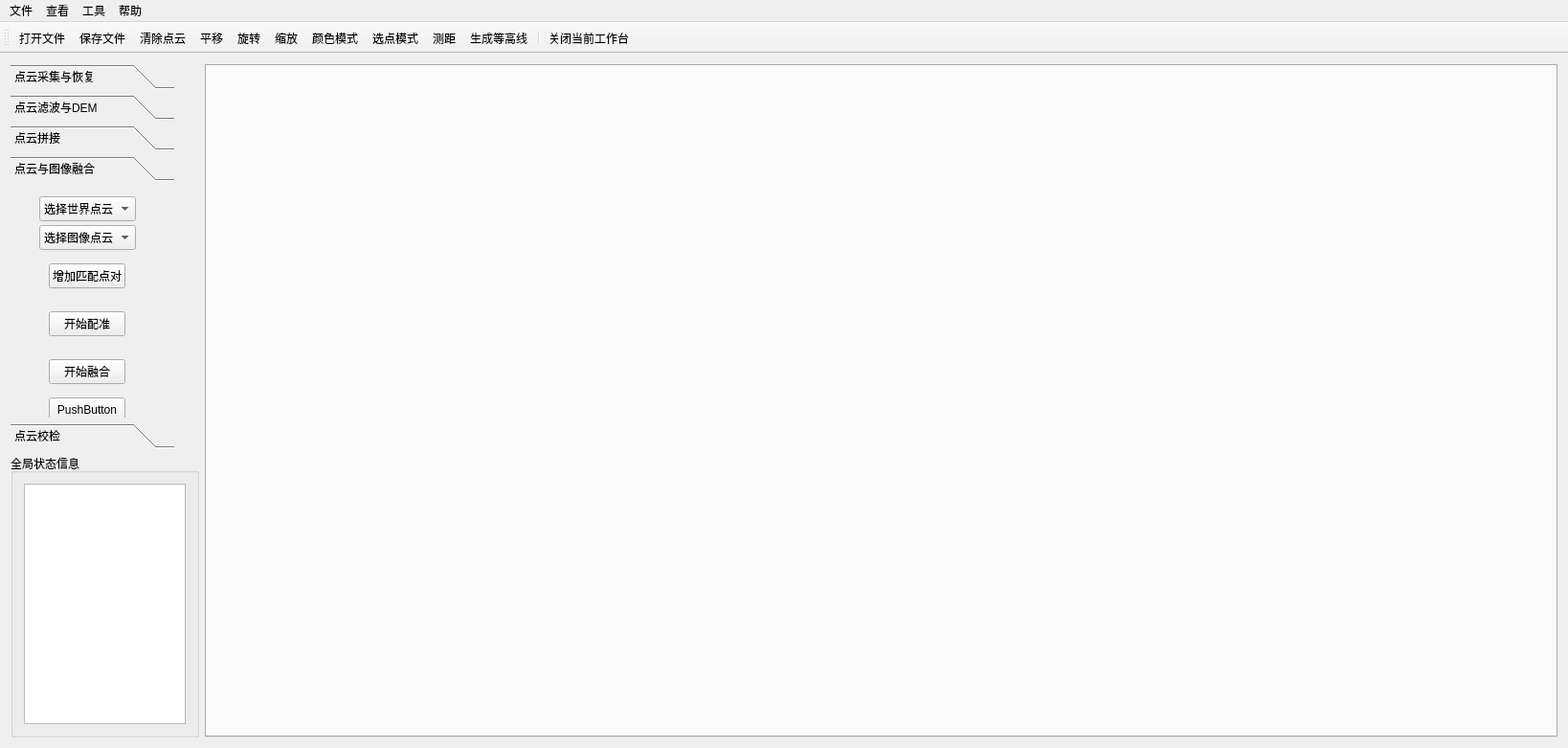
<?xml version="1.0" encoding="UTF-8"?>
<ui version="4.0">
 <class>MainWindow</class>
 <widget class="QMainWindow" name="MainWindow">
  <property name="geometry">
   <rect>
    <x>0</x>
    <y>0</y>
    <width>1638</width>
    <height>781</height>
   </rect>
  </property>
  <property name="windowTitle">
   <string>MainWindow</string>
  </property>
  <widget class="QWidget" name="centralWidget">
   <layout class="QGridLayout" name="gridLayout">
    <item row="0" column="1" rowspan="2">
     <widget class="QTabWidget" name="tabWidget">
      <property name="minimumSize">
       <size>
        <width>1331</width>
        <height>701</height>
       </size>
      </property>
      <property name="currentIndex">
       <number>-1</number>
      </property>
     </widget>
    </item>
    <item row="1" column="0">
     <widget class="QGroupBox" name="groupBox">
      <property name="sizePolicy">
       <sizepolicy hsizetype="Expanding" vsizetype="Expanding">
        <horstretch>0</horstretch>
        <verstretch>0</verstretch>
       </sizepolicy>
      </property>
      <property name="minimumSize">
       <size>
        <width>197</width>
        <height>292</height>
       </size>
      </property>
      <property name="maximumSize">
       <size>
        <width>197</width>
        <height>100000</height>
       </size>
      </property>
      <property name="title">
       <string>全局状态信息</string>
      </property>
      <layout class="QGridLayout" name="gridLayout_2">
       <item row="0" column="0">
        <widget class="QListView" name="log_view"/>
       </item>
      </layout>
     </widget>
    </item>
    <item row="0" column="0">
     <widget class="QToolBox" name="toolBox">
      <property name="sizePolicy">
       <sizepolicy hsizetype="Expanding" vsizetype="Expanding">
        <horstretch>0</horstretch>
        <verstretch>0</verstretch>
       </sizepolicy>
      </property>
      <property name="minimumSize">
       <size>
        <width>171</width>
        <height>401</height>
       </size>
      </property>
      <property name="maximumSize">
       <size>
        <width>171</width>
        <height>100000</height>
       </size>
      </property>
      <property name="currentIndex">
       <number>3</number>
      </property>
      <widget class="QWidget" name="page_4">
       <property name="geometry">
        <rect>
         <x>0</x>
         <y>0</y>
         <width>171</width>
         <height>241</height>
        </rect>
       </property>
       <attribute name="label">
        <string>点云采集与恢复</string>
       </attribute>
       <widget class="QWidget" name="layoutWidget">
        <property name="geometry">
         <rect>
          <x>0</x>
          <y>0</y>
          <width>171</width>
          <height>231</height>
         </rect>
        </property>
        <layout class="QVBoxLayout" name="verticalLayout_2">
         <item>
          <layout class="QVBoxLayout" name="verticalLayout">
           <item>
            <widget class="QGroupBox" name="groupBox_2">
             <property name="maximumSize">
              <size>
               <width>16777215</width>
               <height>50</height>
              </size>
             </property>
             <property name="title">
              <string>离线采集恢复</string>
             </property>
             <widget class="QWidget" name="layoutWidget">
              <property name="geometry">
               <rect>
                <x>0</x>
                <y>20</y>
                <width>168</width>
                <height>28</height>
               </rect>
              </property>
              <layout class="QHBoxLayout" name="horizontalLayout_3">
               <item>
                <widget class="QPushButton" name="openSourceDataBtn">
                 <property name="toolTip">
                  <string>载入数据</string>
                 </property>
                 <property name="text">
                  <string>载入数据</string>
                 </property>
                </widget>
               </item>
               <item>
                <widget class="QPushButton" name="OfflineRecoverBtn">
                 <property name="toolTip">
                  <string>开始恢复</string>
                 </property>
                 <property name="text">
                  <string>开始恢复</string>
                 </property>
                </widget>
               </item>
              </layout>
             </widget>
            </widget>
           </item>
           <item>
            <widget class="QGroupBox" name="groupBox_3">
             <property name="maximumSize">
              <size>
               <width>16777215</width>
               <height>50</height>
              </size>
             </property>
             <property name="title">
              <string>在线采集恢复</string>
             </property>
             <widget class="QWidget" name="layoutWidget">
              <property name="geometry">
               <rect>
                <x>0</x>
                <y>20</y>
                <width>171</width>
                <height>28</height>
               </rect>
              </property>
              <layout class="QHBoxLayout" name="horizontalLayout_2">
               <item>
                <widget class="QPushButton" name="connect_Btn">
                 <property name="toolTip">
                  <string>建立连接</string>
                 </property>
                 <property name="text">
                  <string>建立连接</string>
                 </property>
                </widget>
               </item>
               <item>
                <widget class="QPushButton" name="OnlineRecoverBtn">
                 <property name="toolTip">
                  <string>开始采集与恢复</string>
                 </property>
                 <property name="text">
                  <string>采集与恢复</string>
                 </property>
                </widget>
               </item>
              </layout>
             </widget>
            </widget>
           </item>
           <item>
            <widget class="QGroupBox" name="groupBox_4">
             <property name="maximumSize">
              <size>
               <width>16777215</width>
               <height>85</height>
              </size>
             </property>
             <property name="title">
              <string>数据监测</string>
             </property>
             <widget class="QWidget" name="layoutWidget">
              <property name="geometry">
               <rect>
                <x>0</x>
                <y>21</y>
                <width>168</width>
                <height>60</height>
               </rect>
              </property>
              <layout class="QFormLayout" name="formLayout">
               <item row="0" column="0">
                <widget class="QPushButton" name="posDetectBtn">
                 <property name="toolTip">
                  <string>位置检测</string>
                 </property>
                 <property name="text">
                  <string>位置检测</string>
                 </property>
                </widget>
               </item>
               <item row="0" column="1">
                <widget class="QPushButton" name="eulerDetectBtn">
                 <property name="toolTip">
                  <string>姿态监测</string>
                 </property>
                 <property name="text">
                  <string>姿态监测</string>
                 </property>
                </widget>
               </item>
               <item row="1" column="0">
                <widget class="QPushButton" name="picDetectBtn">
                 <property name="toolTip">
                  <string>图像监测</string>
                 </property>
                 <property name="text">
                  <string>图像监测</string>
                 </property>
                </widget>
               </item>
               <item row="1" column="1">
                <widget class="QPushButton" name="point_show_Btn">
                 <property name="toolTip">
                  <string>点云显示</string>
                 </property>
                 <property name="text">
                  <string>点云显示</string>
                 </property>
                </widget>
               </item>
              </layout>
             </widget>
            </widget>
           </item>
          </layout>
         </item>
        </layout>
       </widget>
       <widget class="QWidget" name="layoutWidget">
        <property name="geometry">
         <rect>
          <x>0</x>
          <y>210</y>
          <width>171</width>
          <height>31</height>
         </rect>
        </property>
        <layout class="QVBoxLayout" name="verticalLayout_4">
         <item>
          <widget class="QPushButton" name="Save_collectRecover_Btn">
           <property name="text">
            <string>保存采集点云</string>
           </property>
          </widget>
         </item>
        </layout>
       </widget>
      </widget>
      <widget class="QWidget" name="page_3">
       <property name="geometry">
        <rect>
         <x>0</x>
         <y>0</y>
         <width>171</width>
         <height>241</height>
        </rect>
       </property>
       <attribute name="label">
        <string>点云滤波与DEM</string>
       </attribute>
       <widget class="QWidget" name="layoutWidget">
        <property name="geometry">
         <rect>
          <x>0</x>
          <y>10</y>
          <width>171</width>
          <height>231</height>
         </rect>
        </property>
        <layout class="QGridLayout" name="gridLayout_3">
         <item row="1" column="0">
          <widget class="QLabel" name="para1_label">
           <property name="text">
            <string>参数1</string>
           </property>
          </widget>
         </item>
         <item row="1" column="1">
          <widget class="QDoubleSpinBox" name="para1_spinbox">
           <property name="maximumSize">
            <size>
             <width>1111111</width>
             <height>16777215</height>
            </size>
           </property>
           <property name="decimals">
            <number>2</number>
           </property>
           <property name="maximum">
            <double>99.989999999999995</double>
           </property>
          </widget>
         </item>
         <item row="0" column="0" colspan="2">
          <widget class="QComboBox" name="filter_comboBox">
           <property name="toolTip">
            <string>点云滤波</string>
           </property>
           <item>
            <property name="text">
             <string>请选择滤波方法</string>
            </property>
           </item>
           <item>
            <property name="text">
             <string>曲率滤波</string>
            </property>
           </item>
           <item>
            <property name="text">
             <string>法向滤波</string>
            </property>
           </item>
           <item>
            <property name="text">
             <string>厚度滤波</string>
            </property>
           </item>
           <item>
            <property name="text">
             <string>栅格滤波</string>
            </property>
           </item>
           <item>
            <property name="text">
             <string>双边滤波</string>
            </property>
           </item>
           <item>
            <property name="text">
             <string>平滑滤波</string>
            </property>
           </item>
          </widget>
         </item>
         <item row="3" column="0">
          <widget class="QLabel" name="para3_label">
           <property name="text">
            <string>参数3</string>
           </property>
          </widget>
         </item>
         <item row="3" column="1">
          <widget class="QDoubleSpinBox" name="para3_spinbox"/>
         </item>
         <item row="2" column="1">
          <widget class="QDoubleSpinBox" name="para2_spinbox"/>
         </item>
         <item row="2" column="0">
          <widget class="QLabel" name="para2_label">
           <property name="text">
            <string>参数2</string>
           </property>
          </widget>
         </item>
         <item row="5" column="0">
          <widget class="QPushButton" name="start_filt_btn">
           <property name="text">
            <string>开始滤波</string>
           </property>
          </widget>
         </item>
         <item row="5" column="1">
          <widget class="QPushButton" name="show_filted_cloud_btn">
           <property name="text">
            <string>查看滤波点云</string>
           </property>
          </widget>
         </item>
         <item row="6" column="0">
          <widget class="QPushButton" name="triangute_Btn">
           <property name="toolTip">
            <string>点云三角化</string>
           </property>
           <property name="text">
            <string>点云三角化</string>
           </property>
          </widget>
         </item>
         <item row="6" column="1">
          <widget class="QPushButton" name="show_triangulation_btn">
           <property name="text">
            <string>查看三角化</string>
           </property>
          </widget>
         </item>
        </layout>
       </widget>
      </widget>
      <widget class="QWidget" name="page_2">
       <property name="geometry">
        <rect>
         <x>0</x>
         <y>0</y>
         <width>171</width>
         <height>241</height>
        </rect>
       </property>
       <attribute name="label">
        <string>点云拼接</string>
       </attribute>
       <widget class="QWidget" name="layoutWidget">
        <property name="geometry">
         <rect>
          <x>0</x>
          <y>20</y>
          <width>168</width>
          <height>171</height>
         </rect>
        </property>
        <layout class="QGridLayout" name="gridLayout_4">
         <item row="1" column="0">
          <widget class="QComboBox" name="pick_cloud1_combox">
           <item>
            <property name="text">
             <string>选择图1</string>
            </property>
           </item>
          </widget>
         </item>
         <item row="1" column="1">
          <widget class="QComboBox" name="pick_cloud2_combox">
           <item>
            <property name="text">
             <string>选择图2</string>
            </property>
           </item>
          </widget>
         </item>
         <item row="2" column="0">
          <widget class="QPushButton" name="start_registrate_btn">
           <property name="toolTip">
            <string>开始配准</string>
           </property>
           <property name="text">
            <string>开始配准</string>
           </property>
          </widget>
         </item>
         <item row="2" column="1">
          <widget class="QPushButton" name="continune_registrate_btn">
           <property name="toolTip">
            <string>继续</string>
           </property>
           <property name="text">
            <string>继续</string>
           </property>
          </widget>
         </item>
         <item row="0" column="0" colspan="2">
          <widget class="QComboBox" name="registration_combox">
           <item>
            <property name="text">
             <string>请选择拼接算法</string>
            </property>
           </item>
           <item>
            <property name="text">
             <string>经典icp算法</string>
            </property>
           </item>
           <item>
            <property name="text">
             <string>Powell寻优算法</string>
            </property>
           </item>
          </widget>
         </item>
         <item row="3" column="0" colspan="2">
          <widget class="QPushButton" name="show_registration_all_btn">
           <property name="toolTip">
            <string>整体显示</string>
           </property>
           <property name="text">
            <string>整体拼接效果</string>
           </property>
          </widget>
         </item>
        </layout>
       </widget>
      </widget>
      <widget class="QWidget" name="page_3">
       <property name="geometry">
        <rect>
         <x>0</x>
         <y>0</y>
         <width>171</width>
         <height>241</height>
        </rect>
       </property>
       <attribute name="label">
        <string>点云与图像融合</string>
       </attribute>
       <widget class="QComboBox" name="pick_world_cloud_combox">
        <property name="geometry">
         <rect>
          <x>30</x>
          <y>10</y>
          <width>101</width>
          <height>26</height>
         </rect>
        </property>
        <item>
         <property name="text">
          <string>选择世界点云</string>
         </property>
        </item>
       </widget>
       <widget class="QComboBox" name="pick_pic_cloud_combox">
        <property name="geometry">
         <rect>
          <x>30</x>
          <y>40</y>
          <width>101</width>
          <height>26</height>
         </rect>
        </property>
        <item>
         <property name="text">
          <string>选择图像点云</string>
         </property>
        </item>
       </widget>
       <widget class="QPushButton" name="optimizing_start_btn">
        <property name="geometry">
         <rect>
          <x>40</x>
          <y>130</y>
          <width>80</width>
          <height>26</height>
         </rect>
        </property>
        <property name="text">
         <string>开始配准</string>
        </property>
       </widget>
       <widget class="QPushButton" name="fusion_start_btn">
        <property name="geometry">
         <rect>
          <x>40</x>
          <y>180</y>
          <width>80</width>
          <height>26</height>
         </rect>
        </property>
        <property name="text">
         <string>开始融合</string>
        </property>
       </widget>
       <widget class="QPushButton" name="add_matched_point_btn">
        <property name="geometry">
         <rect>
          <x>40</x>
          <y>80</y>
          <width>80</width>
          <height>26</height>
         </rect>
        </property>
        <property name="text">
         <string>增加匹配点对</string>
        </property>
       </widget>
       <widget class="QPushButton" name="pushButton">
        <property name="geometry">
         <rect>
          <x>40</x>
          <y>220</y>
          <width>80</width>
          <height>26</height>
         </rect>
        </property>
        <property name="text">
         <string>PushButton</string>
        </property>
       </widget>
      </widget>
      <widget class="QWidget" name="page">
       <property name="geometry">
        <rect>
         <x>0</x>
         <y>0</y>
         <width>171</width>
         <height>241</height>
        </rect>
       </property>
       <attribute name="label">
        <string>点云校检</string>
       </attribute>
       <widget class="QComboBox" name="check_cloud1_combox">
        <property name="geometry">
         <rect>
          <x>10</x>
          <y>50</y>
          <width>72</width>
          <height>26</height>
         </rect>
        </property>
        <item>
         <property name="text">
          <string>选择图1</string>
         </property>
        </item>
       </widget>
       <widget class="QComboBox" name="check_cloud2_combox">
        <property name="geometry">
         <rect>
          <x>90</x>
          <y>50</y>
          <width>72</width>
          <height>26</height>
         </rect>
        </property>
        <item>
         <property name="text">
          <string>选择图2</string>
         </property>
        </item>
       </widget>
       <widget class="QPushButton" name="input_ori_data1_btn">
        <property name="geometry">
         <rect>
          <x>0</x>
          <y>10</y>
          <width>80</width>
          <height>26</height>
         </rect>
        </property>
        <property name="text">
         <string>输入初始文件1</string>
        </property>
       </widget>
       <widget class="QPushButton" name="input_ori_data2_btn">
        <property name="geometry">
         <rect>
          <x>90</x>
          <y>10</y>
          <width>80</width>
          <height>26</height>
         </rect>
        </property>
        <property name="text">
         <string>输入初始文件2</string>
        </property>
       </widget>
       <widget class="QPushButton" name="begin_checkout_btn">
        <property name="geometry">
         <rect>
          <x>40</x>
          <y>110</y>
          <width>80</width>
          <height>26</height>
         </rect>
        </property>
        <property name="text">
         <string>开始校检</string>
        </property>
       </widget>
       <widget class="QPushButton" name="cut_ori_data1_btn">
        <property name="geometry">
         <rect>
          <x>10</x>
          <y>160</y>
          <width>61</width>
          <height>26</height>
         </rect>
        </property>
        <property name="text">
         <string>截取数据1</string>
        </property>
       </widget>
       <widget class="QPushButton" name="output_ori_data1_btn">
        <property name="geometry">
         <rect>
          <x>80</x>
          <y>160</y>
          <width>80</width>
          <height>26</height>
         </rect>
        </property>
        <property name="text">
         <string>输出原始数据</string>
        </property>
       </widget>
      </widget>
     </widget>
    </item>
   </layout>
  </widget>
  <widget class="QMenuBar" name="menuBar">
   <property name="geometry">
    <rect>
     <x>0</x>
     <y>0</y>
     <width>1638</width>
     <height>23</height>
    </rect>
   </property>
   <widget class="QMenu" name="menu">
    <property name="title">
     <string>文件</string>
    </property>
    <addaction name="OpenBtn"/>
    <addaction name="SaveBtn"/>
    <addaction name="action_3"/>
   </widget>
   <widget class="QMenu" name="menu_2">
    <property name="title">
     <string>查看</string>
    </property>
    <addaction name="ColorModeBtn"/>
    <addaction name="RotateBtn"/>
    <addaction name="TranslateBtn"/>
    <addaction name="ZoomBtn"/>
    <addaction name="CloseTabPageBtn"/>
   </widget>
   <widget class="QMenu" name="menu_4">
    <property name="title">
     <string>帮助</string>
    </property>
    <addaction name="action_12"/>
   </widget>
   <widget class="QMenu" name="menu_3">
    <property name="title">
     <string>工具</string>
    </property>
    <addaction name="SelectBtn"/>
    <addaction name="Measure_distanceBtn"/>
    <addaction name="ClearBtn"/>
    <addaction name="counterBtn"/>
   </widget>
   <addaction name="menu"/>
   <addaction name="menu_2"/>
   <addaction name="menu_3"/>
   <addaction name="menu_4"/>
  </widget>
  <widget class="QToolBar" name="mainToolBar">
   <attribute name="toolBarArea">
    <enum>TopToolBarArea</enum>
   </attribute>
   <attribute name="toolBarBreak">
    <bool>false</bool>
   </attribute>
   <addaction name="OpenBtn"/>
   <addaction name="SaveBtn"/>
   <addaction name="ClearBtn"/>
   <addaction name="TranslateBtn"/>
   <addaction name="RotateBtn"/>
   <addaction name="ZoomBtn"/>
   <addaction name="ColorModeBtn"/>
   <addaction name="SelectBtn"/>
   <addaction name="Measure_distanceBtn"/>
   <addaction name="counterBtn"/>
   <addaction name="separator"/>
   <addaction name="CloseTabPageBtn"/>
  </widget>
  <action name="OpenBtn">
   <property name="icon">
    <iconset resource="icon.qrc">
     <normaloff>:/icon/open.png</normaloff>:/icon/open.png</iconset>
   </property>
   <property name="text">
    <string>打开文件</string>
   </property>
  </action>
  <action name="SaveBtn">
   <property name="icon">
    <iconset resource="icon.qrc">
     <normaloff>:/icon/save.png</normaloff>:/icon/save.png</iconset>
   </property>
   <property name="text">
    <string>保存文件</string>
   </property>
  </action>
  <action name="action_3">
   <property name="text">
    <string>退出</string>
   </property>
  </action>
  <action name="ColorModeBtn">
   <property name="icon">
    <iconset resource="icon.qrc">
     <normaloff>:/icon/color.png</normaloff>:/icon/color.png</iconset>
   </property>
   <property name="text">
    <string>颜色模式</string>
   </property>
  </action>
  <action name="SelectBtn">
   <property name="icon">
    <iconset resource="icon.qrc">
     <normaloff>:/icon/measurep.png</normaloff>:/icon/measurep.png</iconset>
   </property>
   <property name="text">
    <string>选点模式</string>
   </property>
  </action>
  <action name="action_6">
   <property name="text">
    <string>显示坐标</string>
   </property>
  </action>
  <action name="Measure_distanceBtn">
   <property name="icon">
    <iconset resource="icon.qrc">
     <normaloff>:/icon/measure.png</normaloff>:/icon/measure.png</iconset>
   </property>
   <property name="text">
    <string>测距</string>
   </property>
  </action>
  <action name="action_10">
   <property name="text">
    <string>点云拼接</string>
   </property>
  </action>
  <action name="action_11">
   <property name="text">
    <string>点云滤波</string>
   </property>
  </action>
  <action name="action_12">
   <property name="text">
    <string>关于</string>
   </property>
  </action>
  <action name="RotateBtn">
   <property name="icon">
    <iconset resource="icon.qrc">
     <normaloff>:/icon/rotate.png</normaloff>:/icon/rotate.png</iconset>
   </property>
   <property name="text">
    <string>旋转</string>
   </property>
  </action>
  <action name="TranslateBtn">
   <property name="icon">
    <iconset resource="icon.qrc">
     <normaloff>:/icon/translate.png</normaloff>:/icon/translate.png</iconset>
   </property>
   <property name="text">
    <string>平移</string>
   </property>
  </action>
  <action name="ZoomBtn">
   <property name="icon">
    <iconset resource="icon.qrc">
     <normaloff>:/icon/zoom.png</normaloff>:/icon/zoom.png</iconset>
   </property>
   <property name="text">
    <string>缩放</string>
   </property>
   <property name="toolTip">
    <string>缩放</string>
   </property>
  </action>
  <action name="ClearBtn">
   <property name="icon">
    <iconset resource="icon.qrc">
     <normaloff>:/icon/clear.png</normaloff>:/icon/clear.png</iconset>
   </property>
   <property name="text">
    <string>清除点云</string>
   </property>
  </action>
  <action name="CloseTabPageBtn">
   <property name="icon">
    <iconset resource="icon.qrc">
     <normaloff>:/icon/close.png</normaloff>:/icon/close.png</iconset>
   </property>
   <property name="text">
    <string>关闭当前工作台</string>
   </property>
  </action>
  <action name="counterBtn">
   <property name="icon">
    <iconset resource="icon.qrc">
     <normaloff>:/icon/conture.png</normaloff>:/icon/conture.png</iconset>
   </property>
   <property name="text">
    <string>生成等高线</string>
   </property>
  </action>
 </widget>
 <layoutdefault spacing="6" margin="11"/>
 <resources>
  <include location="icon.qrc"/>
 </resources>
 <connections/>
</ui>
